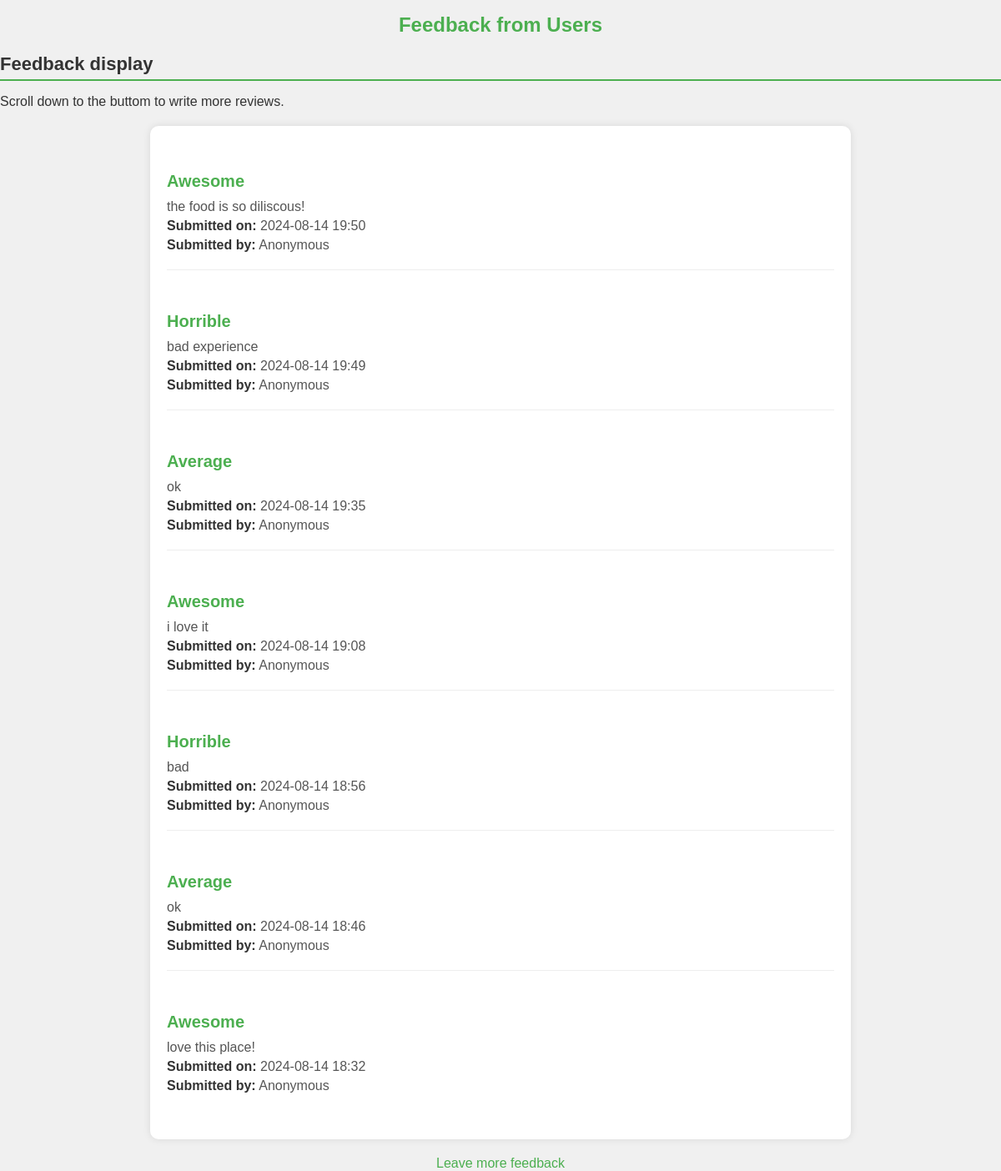
The app's page /feedback/view-feedback/ with its own data.
### feedback/models.py (models this page shows, shortened)
class BaseFeedback(models.Model):
    rating = models.CharField(max_length=255, choices=settings.FEEDBACK_CHOICES, verbose_name=_('Rating'))
    review = models.TextField(verbose_name=_('Review'))
    time = models.DateTimeField(auto_now_add=True, verbose_name=_('Time'))
    class Meta:
        ordering = ('time',)
        abstract = True

class AnonymousFeedback(BaseFeedback):
    user = models.ForeignKey(User, on_delete=models.CASCADE, blank=True, null=True, verbose_name=_('User'))

### feedback/views.py (the view)
# urls.py: path('view-feedback/', view_feedback, name='view_feedback'),
def view_feedback(request):
    feedback_list = Feedback.objects.all().order_by('-time')
    anonymous_feedback_list = AnonymousFeedback.objects.all().order_by('-time')
    return render(request, 'feedback/view_feedback.html', {
        'feedback_list': feedback_list,
        'anonymous_feedback_list': anonymous_feedback_list
    })

### feedback/context_processors.py (called while the page is built)
def feedback_form(request):
    feedback_form = None
    if request.user.is_authenticated:
        feedback_form = FeedbackForm
    elif getattr(settings, 'ALLOW_ANONYMOUS_FEEDBACK', True):
        feedback_form = AnonymousFeedbackForm
    context = {
        'fedback_form': feedback_form
    }
    return context

### templates/feedback/view_feedback.html (shortened to what this page needs)
{% extends 'base.html' %}
{% block content %}
<h1>Feedback from Users</h1>
<h2>Feedback display</h2>
<p>Scroll down to the buttom to write more reviews.</p>
<div class="feedback-container">
    {% for feedback in anonymous_feedback_list %}
        <div class="feedback-item">
            <h3>{{ feedback.get_rating_display }}</h3>
            <p>{{ feedback.review }}</p>
            <p><strong>Submitted on:</strong> {{ feedback.time|date:"Y-m-d H:i" }}</p>
            <p><strong>Submitted by:</strong> Anonymous</p>
        </div>
    {% empty %}
        <p>No feedback available.</p>
    {% endfor %}
</div>
<a href="{% url 'leave_feedback' %}">Leave more feedback</a>
{% endblock %}

### templates/base.html (shortened to what this page needs)
<!DOCTYPE html>
<html lang="en">
<head>
    {% load static %}
    <link rel="stylesheet" href="{% static 'css/style.css' %}">
</head>
<body>
    <div class="container">
        {% block content %}
        {% endblock %}
    </div>
</body>
</html>

### static/css/style.css (style rules this page uses)
body { background-color: #f0f0f0; margin: 0; padding: 0; color: #333; font-family: Arial, sans-serif; }
h1 { color: #4CAF50; font-size: 24px; text-align: center; margin-bottom: 20px; }
.feedback-container { max-width: 800px; margin: 20px auto; background-color: #fff; padding: 20px; border-radius: 10px; box-shadow: 0 0 10px rgba(0, 0, 0, 0.1); }
h2 { color: #333; font-size: 22px; margin-bottom: 10px; border-bottom: 2px solid #4CAF50; padding-bottom: 5px; }
.feedback-item { border-bottom: 1px solid #eee; padding: 15px 0; margin-bottom: 15px; }
.feedback-item:last-child { border-bottom: none; }
.feedback-item h3 { color: #4CAF50; font-size: 20px; margin-bottom: 10px; }
.feedback-item p { margin: 5px 0; font-size: 16px; color: #555; }
.feedback-item strong { color: #333; }
a { color: #4CAF50; text-decoration: none; font-size: 16px; display: block; text-align: center; margin-top: 20px; }

### records on screen
AnonymousFeedback: rating "Awesome", review "the food is so diliscous!", time "2024-08-14 19:50"
AnonymousFeedback: rating "Horrible", review "bad experience", time "2024-08-14 19:49"
AnonymousFeedback: rating "Average", review "ok", time "2024-08-14 19:35"
AnonymousFeedback: rating "Awesome", review "i love it", time "2024-08-14 19:08"
AnonymousFeedback: rating "Horrible", review "bad", time "2024-08-14 18:56"
AnonymousFeedback: rating "Average", review "ok", time "2024-08-14 18:46"
AnonymousFeedback: rating "Awesome", review "love this place!", time "2024-08-14 18:32"
